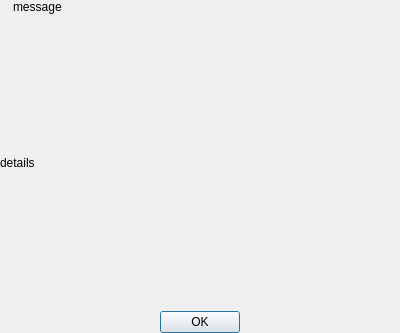
<?xml version="1.0" encoding="UTF-8"?>
<ui version="4.0">
 <class>fairwind::ui::Warning</class>
 <widget class="QWidget" name="fairwind::ui::Warning">
  <property name="geometry">
   <rect>
    <x>0</x>
    <y>0</y>
    <width>400</width>
    <height>333</height>
   </rect>
  </property>
  <property name="windowTitle">
   <string>Warning</string>
  </property>
  <layout class="QGridLayout" name="gridLayout">
   <property name="leftMargin">
    <number>0</number>
   </property>
   <property name="topMargin">
    <number>0</number>
   </property>
   <property name="rightMargin">
    <number>0</number>
   </property>
   <property name="bottomMargin">
    <number>0</number>
   </property>
   <item row="0" column="0">
    <layout class="QVBoxLayout" name="verticalLayout">
     <item>
      <layout class="QHBoxLayout" name="horizontalLayout">
       <item>
        <widget class="QLabel" name="labelImage">
         <property name="sizePolicy">
          <sizepolicy hsizetype="Preferred" vsizetype="Preferred">
           <horstretch>0</horstretch>
           <verstretch>0</verstretch>
          </sizepolicy>
         </property>
         <property name="text">
          <string/>
         </property>
         <property name="pixmap">
          <pixmap resource="../../resourcesSDK.qrc">:/resources/images/icons/warning_icon_256x256.png</pixmap>
         </property>
         <property name="alignment">
          <set>Qt::AlignCenter</set>
         </property>
        </widget>
       </item>
       <item>
        <widget class="QLabel" name="labelMessage">
         <property name="sizePolicy">
          <sizepolicy hsizetype="Expanding" vsizetype="Preferred">
           <horstretch>0</horstretch>
           <verstretch>0</verstretch>
          </sizepolicy>
         </property>
         <property name="text">
          <string>message</string>
         </property>
         <property name="alignment">
          <set>Qt::AlignLeading|Qt::AlignLeft|Qt::AlignTop</set>
         </property>
        </widget>
       </item>
      </layout>
     </item>
     <item>
      <widget class="QLabel" name="labelDetails">
       <property name="text">
        <string>details</string>
       </property>
       <property name="alignment">
        <set>Qt::AlignLeading|Qt::AlignLeft|Qt::AlignTop</set>
       </property>
      </widget>
     </item>
     <item>
      <widget class="QDialogButtonBox" name="buttonBox">
       <property name="standardButtons">
        <set>QDialogButtonBox::Ok</set>
       </property>
       <property name="centerButtons">
        <bool>true</bool>
       </property>
      </widget>
     </item>
    </layout>
   </item>
  </layout>
 </widget>
 <resources>
  <include location="../../resourcesSDK.qrc"/>
 </resources>
 <connections/>
</ui>
